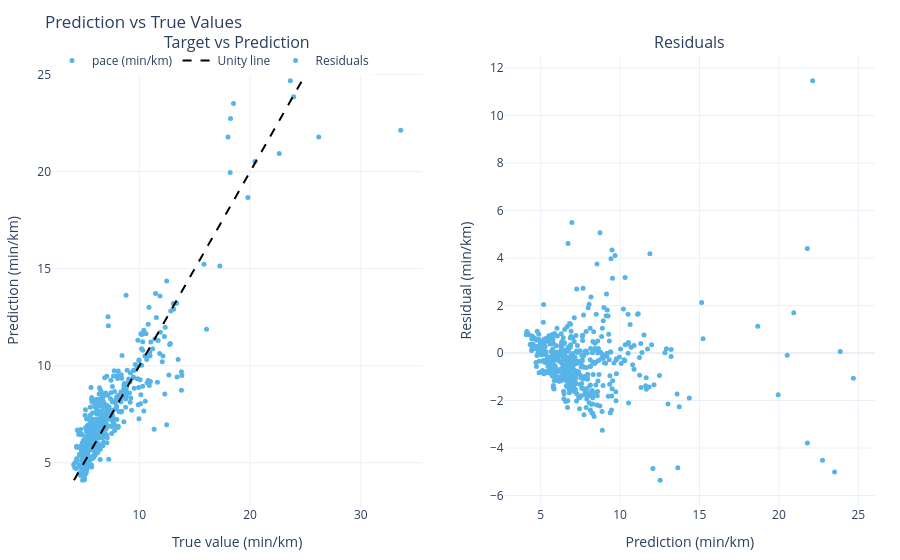

The code cell stored with this chart in its notebook:
### Code cell
test.plot.vs_prediction().show()

### Figure 1 — Plotly figure (JSON) as saved in the notebook; plotly's stock layout.template omitted (floating-point values rounded to 4 significant figures; data arrays with more than 128 entries replaced by an {"elided": "..."} marker saying what was removed)
{"data": [{"hovertemplate": "Prediction : %{x:.2f}<br>True value : %{y:.2f}<extra></extra>", "marker": {"color": "#56B4E9", "size": 5}, "mode": "markers", "name": "pace (min/km)", "type": "scatter", "x": {"elided": "498 float values"}, "xaxis": "x", "y": {"elided": "498 float values"}, "yaxis": "y"}, {"hoverinfo": "skip", "line": {"color": "#000000", "dash": "dash"}, "mode": "lines", "name": "Unity line", "type": "scatter", "x": [4.094, 24.69], "xaxis": "x", "y": [4.094, 24.69], "yaxis": "y"}, {"hovertemplate": "Prediction : %{x:.2f}<br>Residual : %{y:.2f}<extra></extra>", "marker": {"color": "#56B4E9", "size": 5}, "mode": "markers", "name": "Residuals", "type": "scatter", "x": {"elided": "498 float values"}, "xaxis": "x2", "y": {"elided": "498 float values"}, "yaxis": "y2"}], "layout": {"annotations": [{"font": {"size": 16}, "showarrow": false, "text": "Target vs Prediction", "x": 0.225, "xanchor": "center", "xref": "paper", "y": 1, "yanchor": "bottom", "yref": "paper"}, {"font": {"size": 16}, "showarrow": false, "text": "Residuals", "x": 0.775, "xanchor": "center", "xref": "paper", "y": 1, "yanchor": "bottom", "yref": "paper"}], "hoverlabel": {"namelength": -1}, "legend": {"orientation": "h", "x": 0, "y": 1.02}, "margin": {"b": 45, "l": 50, "r": 25, "t": 55}, "title": {"subtitle": {"text": ""}, "text": "Prediction vs True Values"}, "xaxis": {"anchor": "y", "domain": [0, 0.45], "title": {"text": "True value (min/km)"}}, "xaxis2": {"anchor": "y2", "domain": [0.55, 1], "title": {"text": "Prediction (min/km)"}}, "yaxis": {"anchor": "x", "domain": [0, 1], "title": {"text": "Prediction (min/km)"}}, "yaxis2": {"anchor": "x2", "domain": [0, 1], "title": {"text": "Residual (min/km)"}}}}
